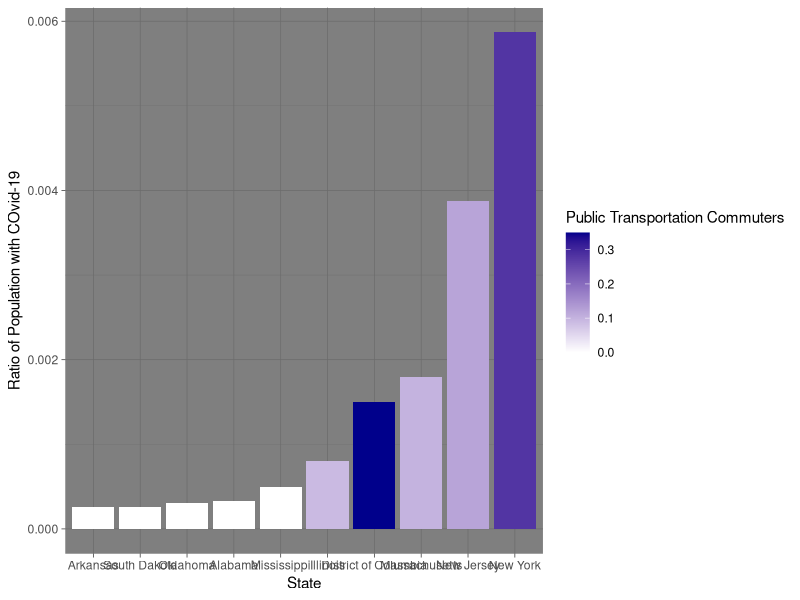

This chart was generated by the following R code:
library(dplyr)
library(ggplot2)
library(tidyr)
library(readxl)
library(maps)
commuter_data <- read.csv('./data/prepped/covid-19-commuter-data-prepped.csv', stringsAsFactors = F)

# create rate data
commuter_data_rate <- commuter_data %>% 
  mutate(Covid_positive_rate  = Covid_Positive_4_4 / Total_Population_2010,
         Covid_death_rate = Covid_positive_rate / Total_Population_2010,
         Covid_Mortality_rate = Covid_Death_4_4 / Covid_Positive_4_4)

# sort by top public transportation rates
commuter_top_public_transit <- commuter_data_rate %>% 
  top_n(5, Public_transportation_rate) %>% 
  select(Region, Covid_positive_rate, Public_transportation_rate) %>% 
  mutate(Top_value = T)

# sort by bottom public transportation rates
commuter_bot_public_transit <- commuter_data_rate %>% 
  top_n(-5, Public_transportation_rate) %>% 
  select(Region, Covid_positive_rate, Public_transportation_rate)%>% 
  mutate(Top_value = F) 
# combine information with boolean to color-sort by top and bottom
commuter_top_and_bot <- full_join(commuter_bot_public_transit, commuter_top_public_transit) 
commuter_top_and_bot <- arrange(commuter_top_and_bot, Covid_positive_rate)

public_transportation_Viz <- ggplot(commuter_top_and_bot, aes(x = reorder(Region, Covid_positive_rate * 100), 
                                                              y = Covid_positive_rate, 
                                                              fill = Public_transportation_rate)) +
                                  geom_col() + scale_fill_gradient(low="white", high="darkblue") + 
                              labs(
                                   x = "State",
                                   y = "Ratio of Population with COvid-19",
                                   fill = "Public Transportation Commuters") + theme_dark()



